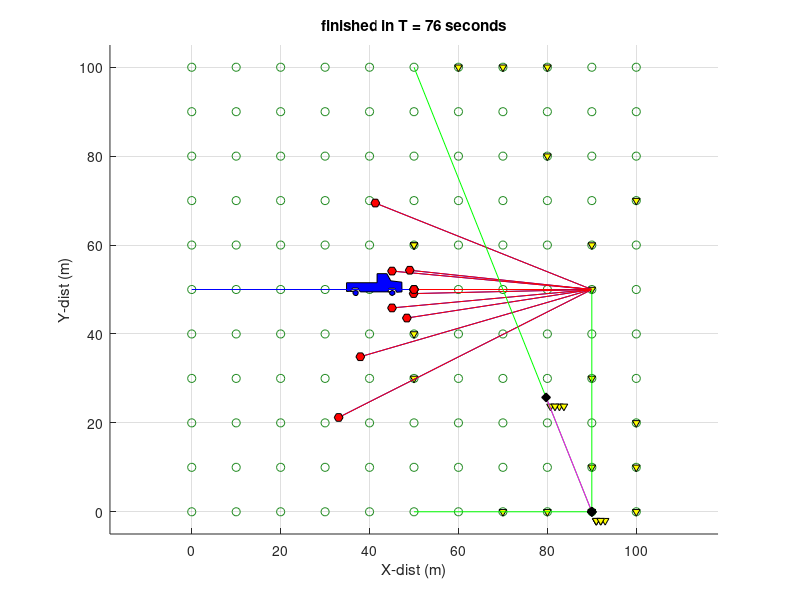

Write MATLAB code to recreate this figure.
function [] = SeismicSurveyScheduler(x,y,T,hex,drones,darts,people, drone_cap,  people_cap)
% Simulates a seismic survey over a rectangular grid of area x by y meters.
% 
%Seismic surveying requires placing a large number of sensors (geophones)
%in a large grid pattern, triggering a seismic event, and recording
%accelerometer readings at each sensor. These readings are inverted to
%infer the location of hydrocarbons. Traditional seismic surveying employs
%human laborers for sensor placement and retrieval. Use of explosives,
%harsh climatic conditions, high costs and time associated with human
%deployment are the major drawbacks of traditional surveying. We propose an
%autonomous heterogeneous sensor deployment system using drones to plant
%and recover sensors.
%
% INPUTS:
% x,y: size of region to survey
% T = Initial HomeBase location in [x,y];
% hex:  number of hexapods (mobile seismic sensors)
% drones: number of deployment vehicles (fast moving vehicles that can hold
%           up to  drone_cap darts)
% darts: seismic sensors that can be deployed by drones or people
% people: humans that can deploy seismic sensors (can carry up to people_cap
%  Srikanth KVS and Aaron T. Becker
% srikanth.kvs11@gmail.com  and atbecker@uh.edu
%
% See video at https://youtu.be/NvYyT66U8JM
%%%%%%%%%%%%%%%%%%%%%%%%%%%
if nargin <1
    x = 100;
    y = 100;
    T = [0,y/2];
    hex = 10; %total number of Hexapod walkers
    drones = 4; %total number of Drones
    darts = 30; %total number of Darts
    people = 0; %total number of human workers
    drone_cap = 4; %number of darts a drone can hold
    people_cap = 0; %number of geophones a human can hold
end
%  There are two high level variables  State (S) and Graphics (G).
% State updates the state of all assets and survey location, graphics has
% handles for all graphics elements.
%constants
S.T = T; S.x = x; S.y = y; S.hex = hex; S.drones = drones; S.darts = darts; S.drone_cap = drone_cap; S.people = people;S.people_cap = people_cap;
dt = 1; % delta T: time step during main loop
maxTime = 100000; % max simulation time in seconds
tic
S = Init_State(S);
G = Init_Graphics(S); %draw everything for first time
%pause(5);
for T = 1:dt:maxTime % Main_loop
    if mod(T,40) == 0
        display(['T = ',num2str(T)]) %shows computer is still running
    end
     S = Update_State(S,dt);
     G = Update_Graphics(S,G,T);
    if isFinished(S)
        break
    end
end
title(['finished in T = ',num2str(T),' seconds'])
display(['T = ',num2str(T),', ',num2str(S.numShots),' shots'])
display([ x,y,hex ,drones,darts,drone_cap,people,people_cap,T])
toc
end

function S = Init_State(S)
% constants
gridSpacing = 10; %meters between grid points
S.minSensorsForShot = min(10, S.hex+S.darts*(S.drones>0)); %minimum number of ready sensors before a shot is taken.
S.numShots = 0;

%initialize survey points
[xg,yg] = meshgrid(0:gridSpacing:S.x,0:gridSpacing:S.y);
S.surveyPtsX = xg(:);
S.surveyPtsY = yg(:);
S.surveyPtsState = zeros(size(S.surveyPtsX));
%state: 0 no measurement, 1 assigned, 3 measured

%Initialize truck
S.Tstate = 2; % 0 - unassigned 1 - assigned 2-ready (at position) 3 - finished
S.Tpos = S.T;
S.Tstart = S.T;
S.Tgoal = S.T;
S.Tvel = 1;

%initialize hex
S.Hstate = zeros(S.hex,1); % 0 - unassigned 1 - assigned 2-ready (at position) 3- return home
S.Hpos = repmat( S.T, S.hex,1);
S.Hstart = S.Hpos;
S.Hgoal = S.Hpos;
S.Hvel = 1;
S.Hsurveypt = zeros(S.hex,1); %ID of the survey point assigned to this robot
%initilize drones
S.Qstate = zeros(S.drones,1); % 0- unassigned 1- assigned
S.Qdeploying = zeros(S.drones,1); % 0- retrieve 1- deploy mode
S.Qpos = repmat( S.T, S.drones,1);
S.Qdarts = zeros(S.drones,S.drone_cap); %IDs of darts on drone (0 is no dart)
S.Qdartpickup = zeros(S.drones,1); %ID of dart to pick up.
S.Qdartscap = zeros(S.drones,1); %how many darts on board
S.Qstart = S.Qpos;
S.Qgoal = S.Qpos;
S.Qvel = 20;
S.Qsurveypt = zeros(S.drones,1);%ID of the survey point assigned to this robot (do we need this?)
%initialize darts
S.Dstate = zeros(S.darts,1);% 0- unassigned 1- assigned 2-ready (at position)
S.Dpos = repmat( S.T, S.darts,1);
S.Dsurveypt = zeros(S.darts,1);
end

function isDone = isFinished(S)
isDone = (numel(S.surveyPtsState) == sum(S.surveyPtsState == 3));
end

function S=Update_State(S,dt)
%decide whether to do shot test (if so, update states)

S = shotTest(S);
% move agents, update agent & survey point state
S = moveHexPod(S,dt);
S = moveDrone(S,dt);
%assign agents
S = assignHexPod(S);
S = assignDrone(S);
S = moveTruck(S,dt);

end
function S = shotTest(S)
%state: 0 no measurement, 1 assigned, 2 ready for measurement, 3 measured,
readyPts = sum(S.surveyPtsState == 2);
if readyPts >= S.minSensorsForShot ||  sum(S.surveyPtsState == 0)+sum(S.surveyPtsState == 1)==0
    S.numShots = S.numShots+1;
    S.surveyPtsState(S.surveyPtsState == 2) = 3; %mark as measured
    S.Hstate(S.Hstate == 2) = 0; %hexpods can move
    S.Dstate(S.Dstate == 2) = 0; % darts can be moved
end
end


function S = moveHexPod(S,dt) %move Hex toward goal position
% 0 - unassigned 1 - assigned 2-ready (at position)
for k = 1:S.hex
    
    dxy = sqrt(sum((S.Hgoal(k,:) - S.Hpos(k,:)).^2));
    if S.Hstate(k) == 1
        if dxy > S.Hvel*dt
            S.Hpos(k,:) = S.Hpos(k,:)+S.Hvel*dt*(S.Hgoal(k,:) - S.Hpos(k,:))/dxy;
        else
            S.Hpos(k,:) = S.Hgoal(k,:);
            S.Hstate(k) = 2;  %hexpod is ready for test here
            S.surveyPtsState(S.Hsurveypt(k)) = 2; %mark survey ready for test (hexapod)
        end
    elseif S.Hstate(k) == 3
        if dxy > S.Hvel*dt
            S.Hpos(k,:) = S.Hpos(k,:)+S.Hvel*dt*(S.Hgoal(k,:) - S.Hpos(k,:))/dxy;
        else
            S.Hpos(k,:) = S.Hgoal(k,:);
            S.Hstate(k) = 0;  %hexpod is ready for test here
        end     
    end
end
end

function S = assignHexPod(S)
% for each unassigned hexpod, assign to the nearest unassigned survey
% point
for k = 1:S.hex % 0 - unassigned 1 - assigned 2-ready (at position)
    % if unassigned, move to the next (doesn't get unassigned until shot
    % is taken)
%      if numind>0
%                 dist = sqrt(sum((repmat( S.Qpos(k,:),numind,1) - [S.surveyPtsX(ind),S.surveyPtsY(ind)]).^2,2))+...
%                     sqrt(sum((repmat( S.Tpos,numind,1) - [S.surveyPtsX(ind),S.surveyPtsY(ind)]).^2,2));
%                 [~,i] = min(dist);
%                 c = find( S.surveyPtsState == 0, i,'first');
%                 minInd =c(end);
%                 
%                 S.Qgoal(k,:) = [S.surveyPtsX(minInd),S.surveyPtsY(minInd)];
%                 S.surveyPtsState(minInd) = 1; %assigned
%                 S.Qstate(k) = 1; %assigned
%                 S.Qstart(k,:) = S.Qpos(k,:);
%                 S.Qsurveypt(k) = minInd;
%             end
    if S.Hstate(k) == 0
       
%         for m = 1:numel(S.surveyPtsX)
%             if S.surveyPtsState(m) == 0 %no measurement & unassigned
%                 dist = sqrt(sum((S.Hpos(k,:) - [S.surveyPtsX(m),S.surveyPtsY(m)]).^2))+...
%                     sqrt(sum((S.Tpos - [S.surveyPtsX(m),S.surveyPtsY(m)]).^2));
%                 if dist<minDist
%                     minInd = m;
%                     minDist = dist;
%                 end
%             end
%         end
ind = (S.surveyPtsState == 0);
numind = sum(ind);
    if numind>0
                dist = sqrt(sum((repmat( S.Hpos(k,:),numind,1) - [S.surveyPtsX(ind),S.surveyPtsY(ind)]).^2,2))+...
                    sqrt(sum((repmat( S.Tpos,numind,1) - [S.surveyPtsX(ind),S.surveyPtsY(ind)]).^2,2));
                [~,i] = min(dist);
                c = find( S.surveyPtsState == 0, i,'first');
                minInd =c(end);
                
        if ~isnan(minInd)
            S.Hgoal(k,:) = [S.surveyPtsX(minInd),S.surveyPtsY(minInd)];
            S.surveyPtsState(minInd) = 1; %assigned
            S.Hstate(k) = 1; %assigned
            S.Hstart(k,:) = S.Hpos(k,:);
            S.Hsurveypt(k) = minInd;
        end
    end
    elseif S.Hstate(k) == 3
        S.Hgoal(k,:) = [S.Tgoal(:,1),S.Tgoal(:,2)];
        S.Hstart(k,:) = S.Hpos(k,:);
        S.Hsurveypt(k) = 0;
   end
end
end

function S = moveDrone(S,dt) %move Drone (and onboard darts) toward goal position
%S.Qstate  0- unassigned 1- assigned
%S.Qdeploying  0- retrieve 1- deploy mode
%S.Qdarts IDs of darts on drone (0 is no dart)
for k = 1:S.drones
    if S.Qdeploying(k) == 1 && S.Qstate(k) == 1 %deploy darts
        dxy = sqrt(sum((S.Qgoal(k,:) - S.Qpos(k,:)).^2));
        if dxy > S.Qvel*dt
            S.Qpos(k,:) = S.Qpos(k,:)+S.Qvel*dt*(S.Qgoal(k,:) - S.Qpos(k,:))/dxy;
        else
            S.Qpos(k,:) = S.Qgoal(k,:);
            S.Qstate(k) = 0;  %Unassigned so that the drone can go to it's next location for deployment
            dartInd = find(S.Qdarts(k,:) >0,1,'first');
            dartID = S.Qdarts(k,dartInd);
            S.Qdarts(k,dartInd) = 0;  %remove dart from drone
            S.Dstate(dartID) =  2;  % dart is ready for measurement
            S.Dpos(dartID,:) = S.Qgoal(k,:); % dart position is the survey point
            S.Dsurveypt(dartID) = S.Qsurveypt(k); %assign survey point to dart
            S.surveyPtsState(S.Dsurveypt(dartID)) = 2; %mark survey ready for test (dart)
            
            if sum(S.Qdarts(k,:)>0) == 0 % if number of onboard darts = 0, time to retrieve
                S.Qdeploying(k) = 0;
            end
        end
    elseif S.Qdeploying(k) == 0 && S.Qstate(k) == 1 %retrieving darts
        dxy = sqrt(sum((S.Qgoal(k,:) - S.Qpos(k,:)).^2));
        if dxy > S.Qvel*dt
            S.Qpos(k,:) = S.Qpos(k,:)+S.Qvel*dt*(S.Qgoal(k,:) - S.Qpos(k,:))/dxy;
        else
            S.Qpos(k,:) = S.Qgoal(k,:);
            S.Qstate(k) = 0;  %Unassigned so that the drone can go to it's next location for deployment
            emptyInd = find(S.Qdarts(k,:) == 0,1,'first'); %find empty slot on quad
            S.Qdarts(k,emptyInd) = S.Qdartpickup(k);  %add dart to drone
            S.Dsurveypt(S.Qdartpickup(k)) = 0; %unassign dart's survey point
            S.Qdartpickup(k) = 0; %dart is picked up
            if sum(S.Qdarts(k,:)>0) == S.drone_cap % if full of darts, time to deploy
                S.Qdeploying(k) = 1;
            end
        end
    end
    % update position of all onboard darts
    count = 1;
    for m = 1:numel(S.Qdarts(k,:))
        if S.Qdarts(k,m) > 0
            S.Dpos(S.Qdarts(k,m),:) = S.Qpos(k,:)+[count,-2];
            count = count+1;
        end
    end
end
end


function S = assignDrone(S)
% for each unassigned drone:
% if in deploy mode, assign to the nearest unassigned survey point
% if in retrieve mode, assign to nearest ready dart
for k = 1:S.drones  % 0- unassigned 1- assigned
    if  S.Qstate(k) == 0 %only assign if unassigned
        if S.Qdeploying(k) == 0 % need to retrieve darts -- so find the closest dart
            minDist = 10*S.x*S.y; %a very large number
            minInd = NaN;
            for m = 1:S.darts
                if S.Dstate(m) == 0 %no measurement & unassigned
                    dist = sqrt(sum((S.Qpos(k,:) - S.Dpos(m,:)).^2));
                    if dist<minDist
                        minInd = m;
                        minDist = dist;
                    end
                end
            end
            if ~isnan(minInd)
                S.Qgoal(k,:) = S.Dpos(minInd,:);
                S.Qstate(k) = 1; %assigned
                S.Qstart(k,:) = S.Qpos(k,:);
                S.Dstate(minInd) = 1; %dart is assigned
                S.Qdartpickup(k) = minInd;
                S.Dsurveypt(k) = 0; %no survey point assigned
            end
            
        else % need to deploy darts -- so find the closest survey point
            ind = (S.surveyPtsState == 0);
            numind = sum(ind);
%             disp(numind);
            ind_s = (S.surveyPtsState == 1);
            numind_s = sum(ind_s);
%             disp(numind_s);
            if numind>0
                dist = sqrt(sum((repmat( S.Qpos(k,:),numind,1) - [S.surveyPtsX(ind),S.surveyPtsY(ind)]).^2,2))+...
                    sqrt(sum((repmat( S.Tpos,numind,1) - [S.surveyPtsX(ind),S.surveyPtsY(ind)]).^2,2));
                [~,i] = min(dist);
                c = find( S.surveyPtsState == 0, i,'first');
                minInd =c(end);
                
                S.Qgoal(k,:) = [S.surveyPtsX(minInd),S.surveyPtsY(minInd)];
                S.surveyPtsState(minInd) = 1; %assigned
                S.Qstate(k) = 1; %assigned
                S.Qstart(k,:) = S.Qpos(k,:);
                S.Qsurveypt(k) = minInd;
                
            elseif numind == 0
                
                if numind_s > 0
                    dist_1 = sqrt(sum((repmat( S.Qpos(k,:),numind_s,1) - [S.surveyPtsX(ind_s),S.surveyPtsY(ind_s)]).^2,2))+...
                    sqrt(sum((repmat( S.Tpos,numind_s,1) - [S.surveyPtsX(ind_s),S.surveyPtsY(ind_s)]).^2,2));
                    [~,i] = min(dist_1);
                    c1 = find( S.surveyPtsState == 1, i,'first');
                    minInd_q =c1(end);
                    
                    for j = 1:S.hex
                        if S.Hstate(j) == 1
                                 S.Hstate(j) = 3; %hexapod return home
                        end      
                    end
                    
                    S.Qgoal(k,:) = [S.surveyPtsX(minInd_q),S.surveyPtsY(minInd_q)];
                                 S.surveyPtsState(minInd_q) = 1; %assigned
                                 S.Qstate(k) = 1; %assigned
                                 S.Qstart(k,:) = S.Qpos(k,:);
                                 S.Qsurveypt(k) = minInd_q; 
                end
            end
        end
    end
end
end
function G = Init_Graphics(S)
figure(1);
clf;
set(gca,'Xlim',[0,S.x],'Ylim',[0,S.y]);
%draw survey points. 
%State: 0 no measurement, 1 assigned, 2 ready for measurement, 3 measured,
%          grey             gold         red   green      
G.colors = [.6,.6,.6; 1, 0.8431,0;1.0000    0.2706         0;0.1333    0.5451    0.1333];
G.surveyPts = scatter(S.surveyPtsX,S.surveyPtsY,[],S.surveyPtsState);
colormap(G.colors(unique(S.surveyPtsState)+1,:));
hold on
axis equal
G.a = axis;
G.a = G.a + 5*[-1,1,-1,1];
axis(G.a);
grid on;
%draw truck
G.tPathG = line([S.Tstart(1),S.Tgoal(1)],[S.Tstart(2),S.Tgoal(2)],'color' ,'b');
G.tPathP = line([S.Tpos(1),S.Tgoal(1)],[S.Tpos(2),S.Tgoal(2)],'color' ,'r');
tpts = truckPts(S.Tpos(1),S.Tpos(2),1);
G.truck = fill(tpts(:,1),tpts(:,2),'b');

%draw darts
G.da = ones(S.darts,1);
for k = 1:S.darts     %draw the darts
    dapts = daPts(S.Dpos(k,1),S.Dpos(k,2),1);
    G.da(k) = fill(dapts(:,1),dapts(:,2),'y');
end

%draw hexpods
G.h = ones(S.hex,1);
G.hPathG = ones(S.hex,1);
G.hPathP = ones(S.hex,1);
for k = 1:S.hex % draw desired paths
    G.hPathG(k) = line([S.Hstart(k,1),S.Hgoal(k,1)],[S.Hstart(k,2),S.Hgoal(k,2)],'color' ,'b');
end
for k = 1:S.hex    %draw current path
    G.hPathP(k) = line([S.Hpos(k,1),S.Hgoal(k,1)],[S.Hpos(k,2),S.Hgoal(k,2)],'color' ,'r');
end
for k = 1:S.hex     %draw the hexpods
    hpts = hexPts(S.Hpos(k,1),S.Hpos(k,2),1);
    G.h(k) = fill(hpts(:,1),hpts(:,2),'r');
end
%draw quads
G.d = ones(S.drones,1);
G.DPathG = ones(S.drones,1);
G.DPathP = ones(S.drones,1);
for k = 1:S.drones % draw desired paths
    G.DPathG(k) = line([S.Qstart(k,1),S.Qgoal(k,1)],[S.Qstart(k,2),S.Qgoal(k,2)],'color' ,'g');
end
for k = 1:S.drones    %draw current path
    G.DPathP(k) = line([S.Qpos(k,1),S.Qgoal(k,1)],[S.Qpos(k,2),S.Qgoal(k,2)],'color' ,'m');
end
for k = 1:S.drones    %draw the drones
    dpts = dPts(S.Qpos(k,1),S.Qpos(k,2),1);
    G.d(k) = fill(dpts(:,1),dpts(:,2),'k');
end

%draw people
hold off
axis(G.a);
drawnow;
end % end init_graphics

function S = moveTruck(S,dt) %move Truck (and onboard darts) in +x
% find the survey point with lowest x value.
xMin = min(S.surveyPtsX(S.surveyPtsState < 3));
if ~isempty(xMin)
    S.Tgoal(1) = xMin;
end
oldPos = S.Tpos;
 dxy = sqrt(sum((S.Tgoal - S.Tpos).^2));
        if dxy > S.Tvel*dt
            S.Tpos = S.Tpos+S.Tvel*dt*(S.Tgoal - S.Tpos)/dxy;
        else
            S.Tpos = S.Tgoal;
        end
    % update position of all onboard darts
    for m = 1:numel(S.Dstate)
        if S.Dstate(m) == 0 &&  S.Dpos(m,1) == oldPos(1) &&S.Dpos(m,2) == oldPos(2)
            S.Dpos(m,:) = S.Tpos;
        end
    end
end

function G = Update_Graphics(S,G,T)
%update survey points
set(G.surveyPts,'CData',S.surveyPtsState);
colormap(G.colors(unique(S.surveyPtsState)+1,:));
%update truck
tpts = truckPts(S.Tpos(1),S.Tpos(2),1); set(G.truck, 'XData',tpts(:,1) ,'YData',tpts(:,2)) ;

%draw hexpods
for k = 1:S.hex
    hpts = hexPts(S.Hpos(k,1),S.Hpos(k,2),1);
    set( G.h(k), 'XData',hpts(:,1) ,'YData',hpts(:,2));
    set( G.hPathG(k), 'XData',[S.Hstart(k,1),S.Hgoal(k,1)],'YData',[S.Hstart(k,2),S.Hgoal(k,2)]);
    set( G.hPathP(k), 'XData',[S.Hpos(k,1),S.Hgoal(k,1)],'YData',[S.Hpos(k,2),S.Hgoal(k,2)]);
end
%draw quads
for k = 1:S.drones
    dpts = dPts(S.Qpos(k,1),S.Qpos(k,2),1);
    set( G.d(k), 'XData',dpts(:,1) ,'YData',dpts(:,2));
    set( G.DPathG(k), 'XData',[S.Qstart(k,1),S.Qgoal(k,1)],'YData',[S.Qstart(k,2),S.Qgoal(k,2)]);
    set( G.DPathP(k), 'XData',[S.Qpos(k,1),S.Qgoal(k,1)],'YData',[S.Qpos(k,2),S.Qgoal(k,2)]);
end
%draw darts
for k = 1:S.darts
    dapts = daPts(S.Dpos(k,1),S.Dpos(k,2),1);
    set( G.da(k), 'XData',dapts(:,1) ,'YData',dapts(:,2));
end

%update truck
set(G.tPathG, 'XData',[S.Tstart(1),S.Tgoal(1)],'YData',[S.Tstart(2),S.Tgoal(2)]);
set(G.tPathP, 'XData',[S.Tpos(1),S.Tgoal(1)],'YData',[S.Tpos(2),S.Tgoal(2)]);
tpts = truckPts(S.Tpos(1),S.Tpos(2),1); set(G.truck, 'XData',tpts(:,1) ,'YData',tpts(:,2)) ;
%draw people

%update title
title(['T = ',num2str(T),', ',num2str(sum(S.surveyPtsState == 2)),' pts ready, ',num2str(S.numShots),' shots'])
xlabel 'X-dist (m)';
ylabel 'Y-dist (m)';
drawnow;
end % end update graphics

function pts = hexPts(xOff,yOff,sc) %draw a hexagon
th = 0:pi/3:2*pi;
pts = sc*[xOff+cos(th)',yOff+sin(th)'];
end

function pts = dPts(xOff,yOff,sc) %draw a drone
th = 0:pi/2:2*pi;
pts = sc*[xOff+cos(th)',yOff+sin(th)'];
end

function pts = daPts(xOff,yOff,sc) %draw a dart
th = -pi/2+(0:2*pi/3:2*pi);
pts = sc*[xOff+cos(th)',yOff+sin(th)'];
end

function pts = truckPts(xOff,yOff,sc)
pts = [-6.1757   -1.5258
    0.6896   -1.5258
    0.6979   -3.5692
    2.8979   -3.5692
    3.7789   -1.9548
    6.2676   -1.6545
    6.2979    0.5308
    5.0979    0.6308
    4.6371   -0.2814
    3.4357   -0.2814
    3.0979    0.5308
    3.6073    0.5338
    4.0793    0.1476
    4.6800    0.4909
    4.6979    1.0308
    4.0793    1.3920
    3.5215    1.0487
    3.5215    0.5338
    3.0495    0.5338
    -3.0863    0.5338
    -3.6441   -0.3243
    -4.8026   -0.3243
    -5.3175    0.4480
    -4.6739    0.4051
    -4.1590    0.1905
    -3.6441    0.3622
    -3.5154    0.8342
    -3.8157    1.3491
    -4.3735    1.3491
    -4.7597    0.8771
    -4.6739    0.4051
    -5.3175    0.4051
    -6.1757    0.4480];
pts(:,2) = -pts(:,2) ;
pts = sc*pts + repmat([xOff,yOff],size(pts,1),1);
end
